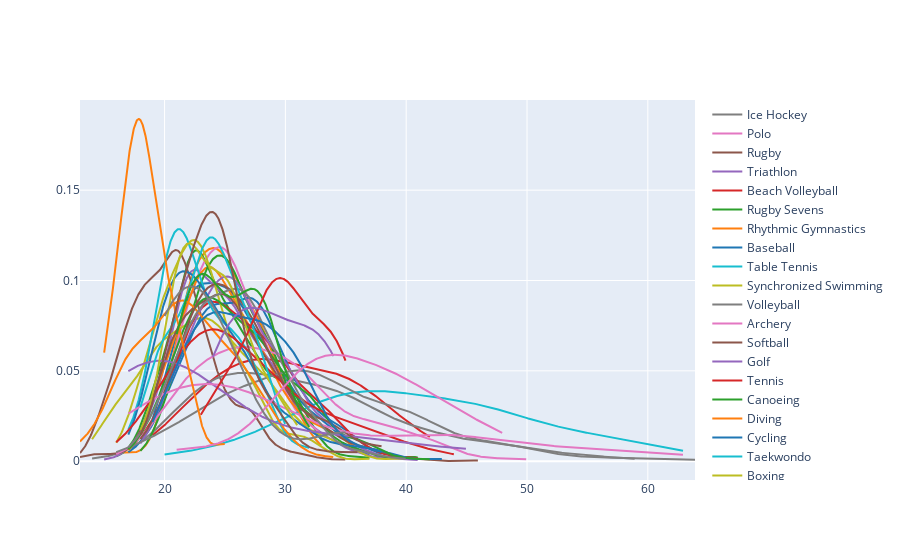

The cell this chart's notebook holds for it:
### Code cell
fig = create_distplot(x_gold, name, show_hist=False, show_rug=False)
fig.show()

### Figure 1 — Plotly figure (JSON) as saved in the notebook; plotly's stock layout.template omitted (floating-point values rounded to 4 significant figures; data arrays with more than 128 entries replaced by an {"elided": "..."} marker saying what was removed)
{"data": [{"legendgroup": "Basketball", "marker": {"color": "rgb(31, 119, 180)"}, "mode": "lines", "name": "Basketball", "showlegend": true, "type": "scatter", "x": {"elided": "500 float values"}, "xaxis": "x", "y": {"elided": "500 float values"}, "yaxis": "y"}, {"legendgroup": "Judo", "marker": {"color": "rgb(255, 127, 14)"}, "mode": "lines", "name": "Judo", "showlegend": true, "type": "scatter", "x": {"elided": "500 float values"}, "xaxis": "x", "y": {"elided": "500 float values"}, "yaxis": "y"}, {"legendgroup": "Football", "marker": {"color": "rgb(44, 160, 44)"}, "mode": "lines", "name": "Football", "showlegend": true, "type": "scatter", "x": {"elided": "500 float values"}, "xaxis": "x", "y": {"elided": "500 float values"}, "yaxis": "y"}, {"legendgroup": "Tug-Of-War", "marker": {"color": "rgb(214, 39, 40)"}, "mode": "lines", "name": "Tug-Of-War", "showlegend": true, "type": "scatter", "x": {"elided": "500 float values"}, "xaxis": "x", "y": {"elided": "500 float values"}, "yaxis": "y"}, {"legendgroup": "Athletics", "marker": {"color": "rgb(148, 103, 189)"}, "mode": "lines", "name": "Athletics", "showlegend": true, "type": "scatter", "x": {"elided": "500 float values"}, "xaxis": "x", "y": {"elided": "500 float values"}, "yaxis": "y"}, {"legendgroup": "Swimming", "marker": {"color": "rgb(140, 86, 75)"}, "mode": "lines", "name": "Swimming", "showlegend": true, "type": "scatter", "x": {"elided": "500 float values"}, "xaxis": "x", "y": {"elided": "500 float values"}, "yaxis": "y"}, {"legendgroup": "Badminton", "marker": {"color": "rgb(227, 119, 194)"}, "mode": "lines", "name": "Badminton", "showlegend": true, "type": "scatter", "x": {"elided": "500 float values"}, "xaxis": "x", "y": {"elided": "500 float values"}, "yaxis": "y"}, {"legendgroup": "Sailing", "marker": {"color": "rgb(127, 127, 127)"}, "mode": "lines", "name": "Sailing", "showlegend": true, "type": "scatter", "x": {"elided": "500 float values"}, "xaxis": "x", "y": {"elided": "500 float values"}, "yaxis": "y"}, {"legendgroup": "Gymnastics", "marker": {"color": "rgb(188, 189, 34)"}, "mode": "lines", "name": "Gymnastics", "showlegend": true, "type": "scatter", "x": {"elided": "500 float values"}, "xaxis": "x", "y": {"elided": "500 float values"}, "yaxis": "y"}, {"legendgroup": "Art Competitions", "marker": {"color": "rgb(23, 190, 207)"}, "mode": "lines", "name": "Art Competitions", "showlegend": true, "type": "scatter", "x": {"elided": "500 float values"}, "xaxis": "x", "y": {"elided": "500 float values"}, "yaxis": "y"}, {"legendgroup": "Handball", "marker": {"color": "rgb(31, 119, 180)"}, "mode": "lines", "name": "Handball", "showlegend": true, "type": "scatter", "x": {"elided": "500 float values"}, "xaxis": "x", "y": {"elided": "500 float values"}, "yaxis": "y"}, {"legendgroup": "Weightlifting", "marker": {"color": "rgb(255, 127, 14)"}, "mode": "lines", "name": "Weightlifting", "showlegend": true, "type": "scatter", "x": {"elided": "500 float values"}, "xaxis": "x", "y": {"elided": "500 float values"}, "yaxis": "y"}, {"legendgroup": "Wrestling", "marker": {"color": "rgb(44, 160, 44)"}, "mode": "lines", "name": "Wrestling", "showlegend": true, "type": "scatter", "x": {"elided": "500 float values"}, "xaxis": "x", "y": {"elided": "500 float values"}, "yaxis": "y"}, {"legendgroup": "Water Polo", "marker": {"color": "rgb(214, 39, 40)"}, "mode": "lines", "name": "Water Polo", "showlegend": true, "type": "scatter", "x": {"elided": "500 float values"}, "xaxis": "x", "y": {"elided": "500 float values"}, "yaxis": "y"}, {"legendgroup": "Hockey", "marker": {"color": "rgb(148, 103, 189)"}, "mode": "lines", "name": "Hockey", "showlegend": true, "type": "scatter", "x": {"elided": "500 float values"}, "xaxis": "x", "y": {"elided": "500 float values"}, "yaxis": "y"}, {"legendgroup": "Rowing", "marker": {"color": "rgb(140, 86, 75)"}, "mode": "lines", "name": "Rowing", "showlegend": true, "type": "scatter", "x": {"elided": "500 float values"}, "xaxis": "x", "y": {"elided": "500 float values"}, "yaxis": "y"}, {"legendgroup": "Fencing", "marker": {"color": "rgb(227, 119, 194)"}, "mode": "lines", "name": "Fencing", "showlegend": true, "type": "scatter", "x": {"elided": "500 float values"}, "xaxis": "x", "y": {"elided": "500 float values"}, "yaxis": "y"}, {"legendgroup": "Shooting", "marker": {"color": "rgb(127, 127, 127)"}, "mode": "lines", "name": "Shooting", "showlegend": true, "type": "scatter", "x": {"elided": "500 float values"}, "xaxis": "x", "y": {"elided": "500 float values"}, "yaxis": "y"}, {"legendgroup": "Boxing", "marker": {"color": "rgb(188, 189, 34)"}, "mode": "lines", "name": "Boxing", "showlegend": true, "type": "scatter", "x": {"elided": "500 float values"}, "xaxis": "x", "y": {"elided": "500 float values"}, "yaxis": "y"}, {"legendgroup": "Taekwondo", "marker": {"color": "rgb(23, 190, 207)"}, "mode": "lines", "name": "Taekwondo", "showlegend": true, "type": "scatter", "x": {"elided": "500 float values"}, "xaxis": "x", "y": {"elided": "500 float values"}, "yaxis": "y"}, {"legendgroup": "Cycling", "marker": {"color": "rgb(31, 119, 180)"}, "mode": "lines", "name": "Cycling", "showlegend": true, "type": "scatter", "x": {"elided": "500 float values"}, "xaxis": "x", "y": {"elided": "500 float values"}, "yaxis": "y"}, {"legendgroup": "Diving", "marker": {"color": "rgb(255, 127, 14)"}, "mode": "lines", "name": "Diving", "showlegend": true, "type": "scatter", "x": {"elided": "500 float values"}, "xaxis": "x", "y": {"elided": "500 float values"}, "yaxis": "y"}, {"legendgroup": "Canoeing", "marker": {"color": "rgb(44, 160, 44)"}, "mode": "lines", "name": "Canoeing", "showlegend": true, "type": "scatter", "x": {"elided": "500 float values"}, "xaxis": "x", "y": {"elided": "500 float values"}, "yaxis": "y"}, {"legendgroup": "Tennis", "marker": {"color": "rgb(214, 39, 40)"}, "mode": "lines", "name": "Tennis", "showlegend": true, "type": "scatter", "x": {"elided": "500 float values"}, "xaxis": "x", "y": {"elided": "500 float values"}, "yaxis": "y"}, {"legendgroup": "Golf", "marker": {"color": "rgb(148, 103, 189)"}, "mode": "lines", "name": "Golf", "showlegend": true, "type": "scatter", "x": {"elided": "500 float values"}, "xaxis": "x", "y": {"elided": "500 float values"}, "yaxis": "y"}, {"legendgroup": "Softball", "marker": {"color": "rgb(140, 86, 75)"}, "mode": "lines", "name": "Softball", "showlegend": true, "type": "scatter", "x": {"elided": "500 float values"}, "xaxis": "x", "y": {"elided": "500 float values"}, "yaxis": "y"}, {"legendgroup": "Archery", "marker": {"color": "rgb(227, 119, 194)"}, "mode": "lines", "name": "Archery", "showlegend": true, "type": "scatter", "x": {"elided": "500 float values"}, "xaxis": "x", "y": {"elided": "500 float values"}, "yaxis": "y"}, {"legendgroup": "Volleyball", "marker": {"color": "rgb(127, 127, 127)"}, "mode": "lines", "name": "Volleyball", "showlegend": true, "type": "scatter", "x": {"elided": "500 float values"}, "xaxis": "x", "y": {"elided": "500 float values"}, "yaxis": "y"}, {"legendgroup": "Synchronized Swimming", "marker": {"color": "rgb(188, 189, 34)"}, "mode": "lines", "name": "Synchronized Swimming", "showlegend": true, "type": "scatter", "x": {"elided": "500 float values"}, "xaxis": "x", "y": {"elided": "500 float values"}, "yaxis": "y"}, {"legendgroup": "Table Tennis", "marker": {"color": "rgb(23, 190, 207)"}, "mode": "lines", "name": "Table Tennis", "showlegend": true, "type": "scatter", "x": {"elided": "500 float values"}, "xaxis": "x", "y": {"elided": "500 float values"}, "yaxis": "y"}, {"legendgroup": "Baseball", "marker": {"color": "rgb(31, 119, 180)"}, "mode": "lines", "name": "Baseball", "showlegend": true, "type": "scatter", "x": {"elided": "500 float values"}, "xaxis": "x", "y": {"elided": "500 float values"}, "yaxis": "y"}, {"legendgroup": "Rhythmic Gymnastics", "marker": {"color": "rgb(255, 127, 14)"}, "mode": "lines", "name": "Rhythmic Gymnastics", "showlegend": true, "type": "scatter", "x": {"elided": "500 float values"}, "xaxis": "x", "y": {"elided": "500 float values"}, "yaxis": "y"}, {"legendgroup": "Rugby Sevens", "marker": {"color": "rgb(44, 160, 44)"}, "mode": "lines", "name": "Rugby Sevens", "showlegend": true, "type": "scatter", "x": {"elided": "500 float values"}, "xaxis": "x", "y": {"elided": "500 float values"}, "yaxis": "y"}, {"legendgroup": "Beach Volleyball", "marker": {"color": "rgb(214, 39, 40)"}, "mode": "lines", "name": "Beach Volleyball", "showlegend": true, "type": "scatter", "x": {"elided": "500 float values"}, "xaxis": "x", "y": {"elided": "500 float values"}, "yaxis": "y"}, {"legendgroup": "Triathlon", "marker": {"color": "rgb(148, 103, 189)"}, "mode": "lines", "name": "Triathlon", "showlegend": true, "type": "scatter", "x": {"elided": "500 float values"}, "xaxis": "x", "y": {"elided": "500 float values"}, "yaxis": "y"}, {"legendgroup": "Rugby", "marker": {"color": "rgb(140, 86, 75)"}, "mode": "lines", "name": "Rugby", "showlegend": true, "type": "scatter", "x": {"elided": "500 float values"}, "xaxis": "x", "y": {"elided": "500 float values"}, "yaxis": "y"}, {"legendgroup": "Polo", "marker": {"color": "rgb(227, 119, 194)"}, "mode": "lines", "name": "Polo", "showlegend": true, "type": "scatter", "x": {"elided": "500 float values"}, "xaxis": "x", "y": {"elided": "500 float values"}, "yaxis": "y"}, {"legendgroup": "Ice Hockey", "marker": {"color": "rgb(127, 127, 127)"}, "mode": "lines", "name": "Ice Hockey", "showlegend": true, "type": "scatter", "x": {"elided": "500 float values"}, "xaxis": "x", "y": {"elided": "500 float values"}, "yaxis": "y"}], "layout": {"barmode": "overlay", "hovermode": "closest", "legend": {"traceorder": "reversed"}, "xaxis": {"anchor": "y2", "domain": [0, 1], "zeroline": false}, "yaxis": {"anchor": "free", "domain": [0, 1], "position": 0}}}
